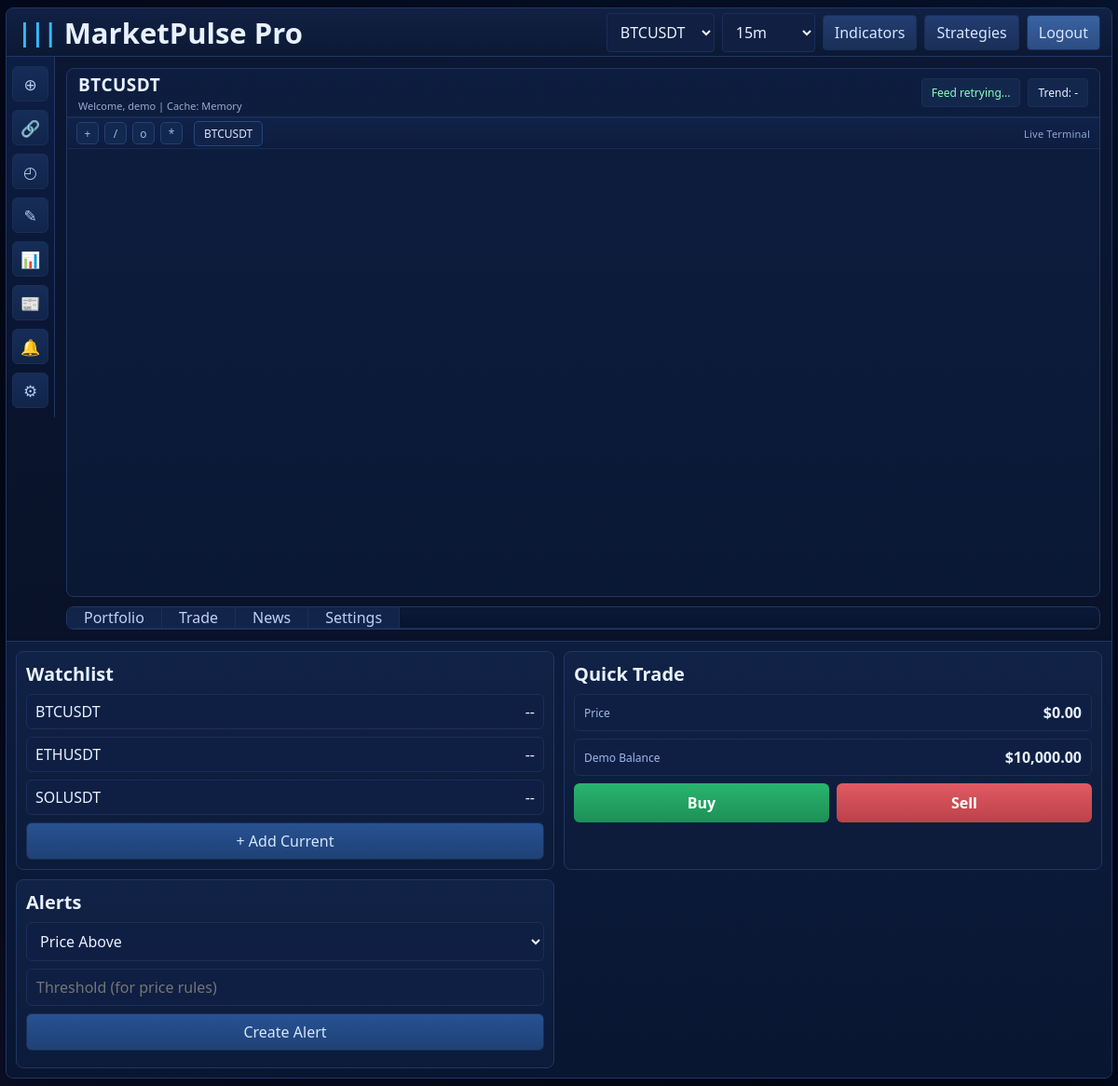
/ (signed in), run on the app's committed database.
### models.py (models this page shows)
class WatchlistItem(db.Model):
    __tablename__ = "watchlist_items"
    id = db.Column(db.Integer, primary_key=True)
    user_id = db.Column(db.Integer, db.ForeignKey("users.id"), nullable=False, index=True)
    symbol = db.Column(db.String(20), nullable=False, index=True)
    created_at = db.Column(db.DateTime(timezone=True), nullable=False, default=utcnow)
    __table_args__ = (db.UniqueConstraint("user_id", "symbol", name="uq_watchlist_user_symbol"),)

class User(UserMixin, db.Model):
    __tablename__ = "users"
    id = db.Column(db.Integer, primary_key=True)
    username = db.Column(db.String(60), unique=True, nullable=False, index=True)
    email = db.Column(db.String(140), unique=True, nullable=True, index=True)
    password = db.Column(db.String(255), nullable=False)
    role = db.Column(db.String(20), nullable=False, default="user", index=True)
    created_at = db.Column(db.DateTime(timezone=True), nullable=False, default=utcnow)

### app.py (the view)
    @app.route("/")
    @login_required
    def dashboard():
        symbols = stream_manager.supported_symbols
        watchlist = default_watchlist_for_user(current_user.id)
        default_symbol = watchlist[0] if watchlist else symbols[0]
        return render_template(
            "dashboard.html",
            user=current_user,
            symbols=symbols,
            default_symbol=default_symbol,
            watchlist=watchlist or symbols[:3],
            is_redis_enabled=bool(cache.redis_client),
        )

### app.py (called while the page is built)
@login_manager.user_loader
def load_user(user_id):
    return User.query.get(int(user_id))

### services.py (called while the page is built)
def default_watchlist_for_user(user_id: int) -> list[str]:
    rows = WatchlistItem.query.filter_by(user_id=user_id).order_by(WatchlistItem.created_at.asc()).all()
    return [r.symbol for r in rows]

### templates/dashboard.html (shortened to what this page needs)
{% extends "base.html" %}
{% block content %}
<div class="terminal-shell">
    <header class="terminal-topbar">
        <div class="terminal-brand">
            <span class="brand-bars">|||</span>
            <strong>MarketPulse Pro</strong>
        </div>
        <div class="terminal-controls">
            <select id="symbol-select" class="mini-select">
                {% for symbol in symbols %}
                <option value="{{ symbol }}" {% if symbol == default_symbol %}selected{% endif %}>
                    {{ symbol }}
                </option>
                {% endfor %}
            </select>
            <select id="timeframe-select" class="mini-select">
                <option value="15m" selected>15m</option>
            </select>
            <button id="btn-open-settings" class="top-btn">Indicators</button>
            <button id="btn-open-trade" class="top-btn">Strategies</button>
            <a href="/logout" class="top-btn logout-btn">Logout</a>
        </div>
    </header>
    <div class="terminal-body">
        <aside class="tool-rail">
            <button type="button" title="Reset Zoom" aria-label="Reset Zoom" data-tool="reset-zoom">&#8853;</button>
            <button type="button" title="Copy Symbol + Price" aria-label="Copy Symbol + Price" data-tool="copy-symbol">&#128279;</button>
            <button type="button" title="Cycle Timeframe" aria-label="Cycle Timeframe" data-tool="cycle-timeframe">&#9716;</button>
            <button type="button" title="Reset Indicators" aria-label="Reset Indicators" data-tool="reset-indicators">&#9998;</button>
            <button type="button" title="Open Portfolio" aria-label="Open Portfolio" data-tool="open-portfolio">&#128202;</button>
            <button type="button" title="Open News" aria-label="Open News" data-tool="open-news">&#128240;</button>
            <button type="button" title="Quick Alert" aria-label="Quick Alert" data-tool="quick-alert">&#128276;</button>
            <button type="button" title="Reset Demo Account" aria-label="Reset Demo Account" data-tool="reset-demo">&#9881;</button>
        </aside>
        <main class="workspace">
            <section class="chart-shell">
                <div class="chart-header">
                    <div>
                        <h1 id="symbol-title">{{ default_symbol }}</h1>
                        <p class="chart-sub">Welcome, {{ user.username }} | Cache: {{ "Redis" if is_redis_enabled else "Memory" }}</p>
                    </div>
                    <div class="chip-row">
                        <span id="live-price-chip" class="price-chip">Connecting...</span>
                        <span id="trend-chip" class="trend-chip">Trend: -</span>
                    </div>
                </div>
                <div class="chart-toolbar">
                    <div class="toolbar-left">
                        <button class="tool-dot">+</button>
                        <button class="tool-dot">/</button>
                        <button class="tool-dot">o</button>
                        <button class="tool-dot">*</button>
                        <span id="chart-symbol-pill" class="symbol-pill">{{ default_symbol }}</span>
                    </div>
                    <div id="tool-status" class="toolbar-right">Live Terminal</div>
                </div>
                <div id="trading-chart"></div>
            </section>
            <section class="bottom-tabs-wrap">
                <div class="bottom-tabs">
                    <button class="tab-btn" data-tab="portfolio">Portfolio</button>
                    <button class="tab-btn" data-tab="trade">Trade</button>
                    <button class="tab-btn" data-tab="news">News</button>
                    <button class="tab-btn" data-tab="settings">Settings</button>
                </div>
            </section>
        </main>
        <aside class="market-sidebar">
            <section class="side-card">
                <h3>Watchlist</h3>
                <ul id="watchlist-list" class="market-list">
                    {% for symbol in watchlist %}
                    <li data-symbol="{{ symbol }}">{{ symbol }} <span>--</span></li>
                    {% endfor %}
                </ul>
                <button id="add-watch-btn" class="small-btn">+ Add Current</button>
            </section>
            <section class="side-card quick-trade-card">
                <h3>Quick Trade</h3>
                <div class="quick-line">
                    <span>Price</span>
                    <strong id="quick-price">$0.00</strong>
                </div>
                <div class="quick-line">
                    <span>Demo Balance</span>
                    <strong id="quick-balance">$10,000.00</strong>
                </div>
                <div class="quick-actions">
                    <button id="quick-buy" class="action-buy">Buy</button>
                    <button id="quick-sell" class="action-sell">Sell</button>
                </div>
            </section>
            <section class="side-card">
                <h3>Alerts</h3>
                <select id="alert-type">
                    <option value="price_above">Price Above</option>
                </select>
                <input id="alert-threshold" type="number" step="0.0001" placeholder="Threshold (for price rules)">
                <button id="create-alert-btn" class="small-btn">Create Alert</button>
            </section>
        </aside>
    </div>
</div>
{% endblock %}

### data on the page
WatchlistItem: symbol "BTCUSDT"
User: username "demo"
WatchlistItem: symbol "ETHUSDT"
WatchlistItem: symbol "SOLUSDT"

### other printed values
{{ "Redis" if is_redis_enabled else "Memory" }} "Memory"
